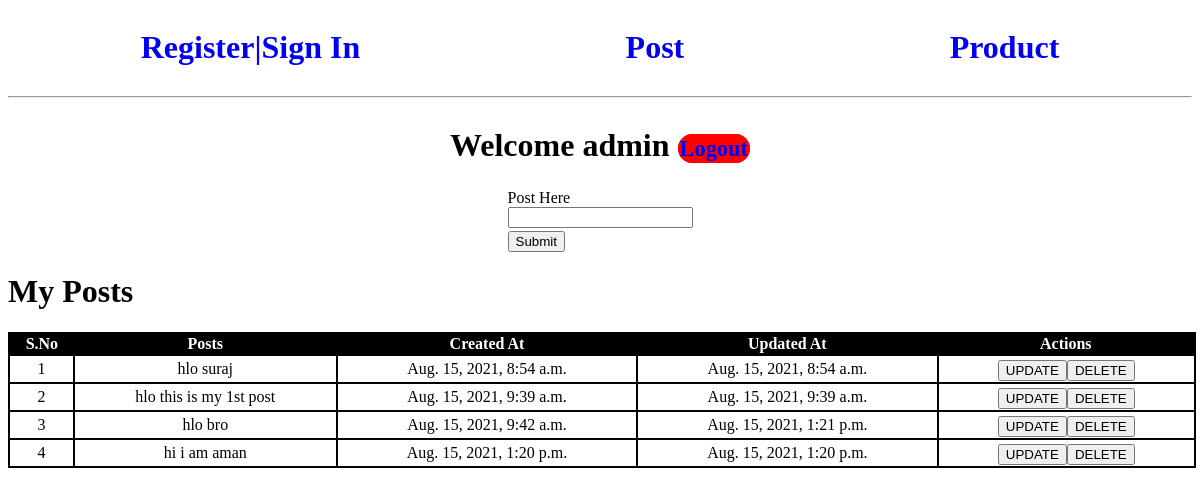
The page /post (signed in) on the database its author committed.
### User/models.py (models this page shows)
class Mypost(models.Model):
    user=models.ForeignKey(User, on_delete=models.CASCADE)
    text=models.CharField(max_length=100)
    created_at=models.DateTimeField(auto_now_add=True)
    updated_at=models.DateTimeField(auto_now=True)

### User/views.py (the view)
# urls.py: path('post', views.post, name='post'),
def post(request):
    if request.user.is_authenticated:
        if request.method=='POST':
            post=request.POST.get('post')
            mypost=Mypost(user=request.user, text=post)
            mypost.save()
            return redirect('/post')
    post=Mypost.objects.all()
    return render(request, 'post/post.html', {'msg':post})

### User/templates/post/post.html (shortened to what this page needs)
{% extends 'user/basic.html'%}
  {% block body%}
  <div class="post">
    {% if user.is_authenticated %}
    <div class="user"><h1>Welcome {{request.user}} <a href="/logout" id="logout">Logout</a></h1></div>
  <div class="form">
    <form action="/post" method="POST">
        <label for="text">Post Here</label>
        <input type="text" name="post">
        <button >Submit</button>
    </form></div>
    {% else %}
    <h1>You need to login to Post</h1> {% endif %}
<div class="mypost">
    <h1>My Posts</h1>
    <table>
        <thead><tr>
            <th>S.No</th>
            <th>Posts</th>
            <th>Created At</th>
            <th>Updated At</th>
            <th>Actions</th>
            </tr>
        </thead>
        {% for i in msg %}
    <tbody><tr>
        <td>{{forloop.counter}}</td>
        <td>{{i.text}}</td>
        <td>{{i.created_at}}</td>
        <td>{{i.updated_at}}</td>
        <td><div class="action"><button id="update"  onclick="updation('{{i.text}}','{{i.id}}')">UPDATE</button>
            <a href="/delete/{{i.id}}"><button >DELETE</button></a></div></td>
        </tr>
    </tbody>{% endfor%}</table>
</div>
</div>
{% endblock%}

### User/templates/user/basic.html (style rules this page uses)
a { text-decoration: none; }
#logout { border: 2px solid red; background-color: red; border-radius: 30px; font-size: 1.4rem; }
label,button { display: block; margin-top: 3px; }
.forms,.form,.user { display: flex; justify-content: space-around; }
th { background-color: black; color: white; }
td, table { text-align: center; border: 2px solid black; border-collapse: collapse; }
table { width: 99vw; }
.action { display: flex; justify-content: center; }

### rows shown on the page
Mypost: text "hlo suraj", created_at "Aug. 15, 2021, 8:54 a.m.", updated_at "Aug. 15, 2021, 8:54 a.m."
Mypost: text "hlo this is my 1st post", created_at "Aug. 15, 2021, 9:39 a.m.", updated_at "Aug. 15, 2021, 9:39 a.m."
Mypost: text "hlo bro", created_at "Aug. 15, 2021, 9:42 a.m.", updated_at "Aug. 15, 2021, 1:21 p.m."
Mypost: text "hi i am aman", created_at "Aug. 15, 2021, 1:20 p.m.", updated_at "Aug. 15, 2021, 1:20 p.m."

### other values the page prints
{{ request.user }} "admin"
